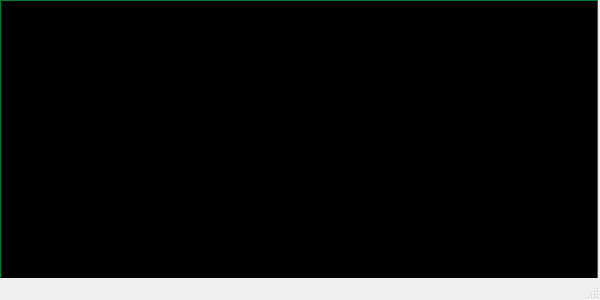
<?xml version="1.0" encoding="UTF-8"?>
<ui version="4.0">
 <class>YerothVenteListStocksWindow</class>
 <widget class="QMainWindow" name="YerothVenteListStocksWindow">
  <property name="windowModality">
   <enum>Qt::WindowModal</enum>
  </property>
  <property name="geometry">
   <rect>
    <x>0</x>
    <y>0</y>
    <width>600</width>
    <height>300</height>
   </rect>
  </property>
  <property name="windowTitle">
   <string>Yeroth-erp-3.0 - fiche des stocks - vendre</string>
  </property>
  <widget class="QWidget" name="centralwidget">
   <widget class="YerothERPStocksTableView" name="tableView_PDV_list_stocks">
    <property name="geometry">
     <rect>
      <x>0</x>
      <y>0</y>
      <width>598</width>
      <height>299</height>
     </rect>
    </property>
    <property name="palette">
     <palette>
      <active>
       <colorrole role="WindowText">
        <brush brushstyle="SolidPattern">
         <color alpha="255">
          <red>0</red>
          <green>0</green>
          <blue>0</blue>
         </color>
        </brush>
       </colorrole>
       <colorrole role="Button">
        <brush brushstyle="SolidPattern">
         <color alpha="255">
          <red>2</red>
          <green>160</green>
          <blue>70</blue>
         </color>
        </brush>
       </colorrole>
       <colorrole role="Light">
        <brush brushstyle="SolidPattern">
         <color alpha="255">
          <red>3</red>
          <green>240</green>
          <blue>105</blue>
         </color>
        </brush>
       </colorrole>
       <colorrole role="Midlight">
        <brush brushstyle="SolidPattern">
         <color alpha="255">
          <red>2</red>
          <green>200</green>
          <blue>87</blue>
         </color>
        </brush>
       </colorrole>
       <colorrole role="Dark">
        <brush brushstyle="SolidPattern">
         <color alpha="255">
          <red>1</red>
          <green>80</green>
          <blue>35</blue>
         </color>
        </brush>
       </colorrole>
       <colorrole role="Mid">
        <brush brushstyle="SolidPattern">
         <color alpha="255">
          <red>1</red>
          <green>107</green>
          <blue>46</blue>
         </color>
        </brush>
       </colorrole>
       <colorrole role="Text">
        <brush brushstyle="SolidPattern">
         <color alpha="255">
          <red>0</red>
          <green>0</green>
          <blue>0</blue>
         </color>
        </brush>
       </colorrole>
       <colorrole role="BrightText">
        <brush brushstyle="SolidPattern">
         <color alpha="255">
          <red>255</red>
          <green>255</green>
          <blue>255</blue>
         </color>
        </brush>
       </colorrole>
       <colorrole role="ButtonText">
        <brush brushstyle="SolidPattern">
         <color alpha="255">
          <red>0</red>
          <green>0</green>
          <blue>0</blue>
         </color>
        </brush>
       </colorrole>
       <colorrole role="Base">
        <brush brushstyle="SolidPattern">
         <color alpha="255">
          <red>0</red>
          <green>0</green>
          <blue>0</blue>
         </color>
        </brush>
       </colorrole>
       <colorrole role="Window">
        <brush brushstyle="SolidPattern">
         <color alpha="255">
          <red>2</red>
          <green>160</green>
          <blue>70</blue>
         </color>
        </brush>
       </colorrole>
       <colorrole role="Shadow">
        <brush brushstyle="SolidPattern">
         <color alpha="255">
          <red>0</red>
          <green>0</green>
          <blue>0</blue>
         </color>
        </brush>
       </colorrole>
       <colorrole role="HighlightedText">
        <brush brushstyle="SolidPattern">
         <color alpha="255">
          <red>2</red>
          <green>160</green>
          <blue>70</blue>
         </color>
        </brush>
       </colorrole>
       <colorrole role="AlternateBase">
        <brush brushstyle="SolidPattern">
         <color alpha="255">
          <red>128</red>
          <green>207</green>
          <blue>162</blue>
         </color>
        </brush>
       </colorrole>
       <colorrole role="ToolTipBase">
        <brush brushstyle="SolidPattern">
         <color alpha="255">
          <red>255</red>
          <green>255</green>
          <blue>220</blue>
         </color>
        </brush>
       </colorrole>
       <colorrole role="ToolTipText">
        <brush brushstyle="SolidPattern">
         <color alpha="255">
          <red>0</red>
          <green>0</green>
          <blue>0</blue>
         </color>
        </brush>
       </colorrole>
      </active>
      <inactive>
       <colorrole role="WindowText">
        <brush brushstyle="SolidPattern">
         <color alpha="255">
          <red>0</red>
          <green>0</green>
          <blue>0</blue>
         </color>
        </brush>
       </colorrole>
       <colorrole role="Button">
        <brush brushstyle="SolidPattern">
         <color alpha="255">
          <red>2</red>
          <green>160</green>
          <blue>70</blue>
         </color>
        </brush>
       </colorrole>
       <colorrole role="Light">
        <brush brushstyle="SolidPattern">
         <color alpha="255">
          <red>3</red>
          <green>240</green>
          <blue>105</blue>
         </color>
        </brush>
       </colorrole>
       <colorrole role="Midlight">
        <brush brushstyle="SolidPattern">
         <color alpha="255">
          <red>2</red>
          <green>200</green>
          <blue>87</blue>
         </color>
        </brush>
       </colorrole>
       <colorrole role="Dark">
        <brush brushstyle="SolidPattern">
         <color alpha="255">
          <red>1</red>
          <green>80</green>
          <blue>35</blue>
         </color>
        </brush>
       </colorrole>
       <colorrole role="Mid">
        <brush brushstyle="SolidPattern">
         <color alpha="255">
          <red>1</red>
          <green>107</green>
          <blue>46</blue>
         </color>
        </brush>
       </colorrole>
       <colorrole role="Text">
        <brush brushstyle="SolidPattern">
         <color alpha="255">
          <red>0</red>
          <green>0</green>
          <blue>0</blue>
         </color>
        </brush>
       </colorrole>
       <colorrole role="BrightText">
        <brush brushstyle="SolidPattern">
         <color alpha="255">
          <red>255</red>
          <green>255</green>
          <blue>255</blue>
         </color>
        </brush>
       </colorrole>
       <colorrole role="ButtonText">
        <brush brushstyle="SolidPattern">
         <color alpha="255">
          <red>0</red>
          <green>0</green>
          <blue>0</blue>
         </color>
        </brush>
       </colorrole>
       <colorrole role="Base">
        <brush brushstyle="SolidPattern">
         <color alpha="255">
          <red>0</red>
          <green>0</green>
          <blue>0</blue>
         </color>
        </brush>
       </colorrole>
       <colorrole role="Window">
        <brush brushstyle="SolidPattern">
         <color alpha="255">
          <red>2</red>
          <green>160</green>
          <blue>70</blue>
         </color>
        </brush>
       </colorrole>
       <colorrole role="Shadow">
        <brush brushstyle="SolidPattern">
         <color alpha="255">
          <red>0</red>
          <green>0</green>
          <blue>0</blue>
         </color>
        </brush>
       </colorrole>
       <colorrole role="HighlightedText">
        <brush brushstyle="SolidPattern">
         <color alpha="255">
          <red>2</red>
          <green>160</green>
          <blue>70</blue>
         </color>
        </brush>
       </colorrole>
       <colorrole role="AlternateBase">
        <brush brushstyle="SolidPattern">
         <color alpha="255">
          <red>128</red>
          <green>207</green>
          <blue>162</blue>
         </color>
        </brush>
       </colorrole>
       <colorrole role="ToolTipBase">
        <brush brushstyle="SolidPattern">
         <color alpha="255">
          <red>255</red>
          <green>255</green>
          <blue>220</blue>
         </color>
        </brush>
       </colorrole>
       <colorrole role="ToolTipText">
        <brush brushstyle="SolidPattern">
         <color alpha="255">
          <red>0</red>
          <green>0</green>
          <blue>0</blue>
         </color>
        </brush>
       </colorrole>
      </inactive>
      <disabled>
       <colorrole role="WindowText">
        <brush brushstyle="SolidPattern">
         <color alpha="255">
          <red>1</red>
          <green>80</green>
          <blue>35</blue>
         </color>
        </brush>
       </colorrole>
       <colorrole role="Button">
        <brush brushstyle="SolidPattern">
         <color alpha="255">
          <red>2</red>
          <green>160</green>
          <blue>70</blue>
         </color>
        </brush>
       </colorrole>
       <colorrole role="Light">
        <brush brushstyle="SolidPattern">
         <color alpha="255">
          <red>3</red>
          <green>240</green>
          <blue>105</blue>
         </color>
        </brush>
       </colorrole>
       <colorrole role="Midlight">
        <brush brushstyle="SolidPattern">
         <color alpha="255">
          <red>2</red>
          <green>200</green>
          <blue>87</blue>
         </color>
        </brush>
       </colorrole>
       <colorrole role="Dark">
        <brush brushstyle="SolidPattern">
         <color alpha="255">
          <red>1</red>
          <green>80</green>
          <blue>35</blue>
         </color>
        </brush>
       </colorrole>
       <colorrole role="Mid">
        <brush brushstyle="SolidPattern">
         <color alpha="255">
          <red>1</red>
          <green>107</green>
          <blue>46</blue>
         </color>
        </brush>
       </colorrole>
       <colorrole role="Text">
        <brush brushstyle="SolidPattern">
         <color alpha="255">
          <red>1</red>
          <green>80</green>
          <blue>35</blue>
         </color>
        </brush>
       </colorrole>
       <colorrole role="BrightText">
        <brush brushstyle="SolidPattern">
         <color alpha="255">
          <red>255</red>
          <green>255</green>
          <blue>255</blue>
         </color>
        </brush>
       </colorrole>
       <colorrole role="ButtonText">
        <brush brushstyle="SolidPattern">
         <color alpha="255">
          <red>1</red>
          <green>80</green>
          <blue>35</blue>
         </color>
        </brush>
       </colorrole>
       <colorrole role="Base">
        <brush brushstyle="SolidPattern">
         <color alpha="255">
          <red>2</red>
          <green>160</green>
          <blue>70</blue>
         </color>
        </brush>
       </colorrole>
       <colorrole role="Window">
        <brush brushstyle="SolidPattern">
         <color alpha="255">
          <red>2</red>
          <green>160</green>
          <blue>70</blue>
         </color>
        </brush>
       </colorrole>
       <colorrole role="Shadow">
        <brush brushstyle="SolidPattern">
         <color alpha="255">
          <red>0</red>
          <green>0</green>
          <blue>0</blue>
         </color>
        </brush>
       </colorrole>
       <colorrole role="HighlightedText">
        <brush brushstyle="SolidPattern">
         <color alpha="255">
          <red>2</red>
          <green>160</green>
          <blue>70</blue>
         </color>
        </brush>
       </colorrole>
       <colorrole role="AlternateBase">
        <brush brushstyle="SolidPattern">
         <color alpha="255">
          <red>2</red>
          <green>160</green>
          <blue>70</blue>
         </color>
        </brush>
       </colorrole>
       <colorrole role="ToolTipBase">
        <brush brushstyle="SolidPattern">
         <color alpha="255">
          <red>255</red>
          <green>255</green>
          <blue>220</blue>
         </color>
        </brush>
       </colorrole>
       <colorrole role="ToolTipText">
        <brush brushstyle="SolidPattern">
         <color alpha="255">
          <red>0</red>
          <green>0</green>
          <blue>0</blue>
         </color>
        </brush>
       </colorrole>
      </disabled>
     </palette>
    </property>
    <property name="font">
     <font>
      <pointsize>10</pointsize>
     </font>
    </property>
    <property name="sortingEnabled">
     <bool>true</bool>
    </property>
   </widget>
  </widget>
  <widget class="QMenuBar" name="menubar">
   <property name="geometry">
    <rect>
     <x>0</x>
     <y>0</y>
     <width>600</width>
     <height>24</height>
    </rect>
   </property>
  </widget>
  <widget class="QStatusBar" name="statusbar"/>
  <action name="actionAjouter_article_liste">
   <property name="text">
    <string>Ajouter un article a la liste </string>
   </property>
   <property name="toolTip">
    <string>Ajouter un article a la liste </string>
   </property>
  </action>
 </widget>
 <customwidgets>
  <customwidget>
   <class>YerothERPStocksTableView</class>
   <extends>QTableView</extends>
   <header>src/widgets/table-view/yeroth-erp-stocks-table-view.hpp</header>
  </customwidget>
 </customwidgets>
 <resources/>
 <connections/>
</ui>
